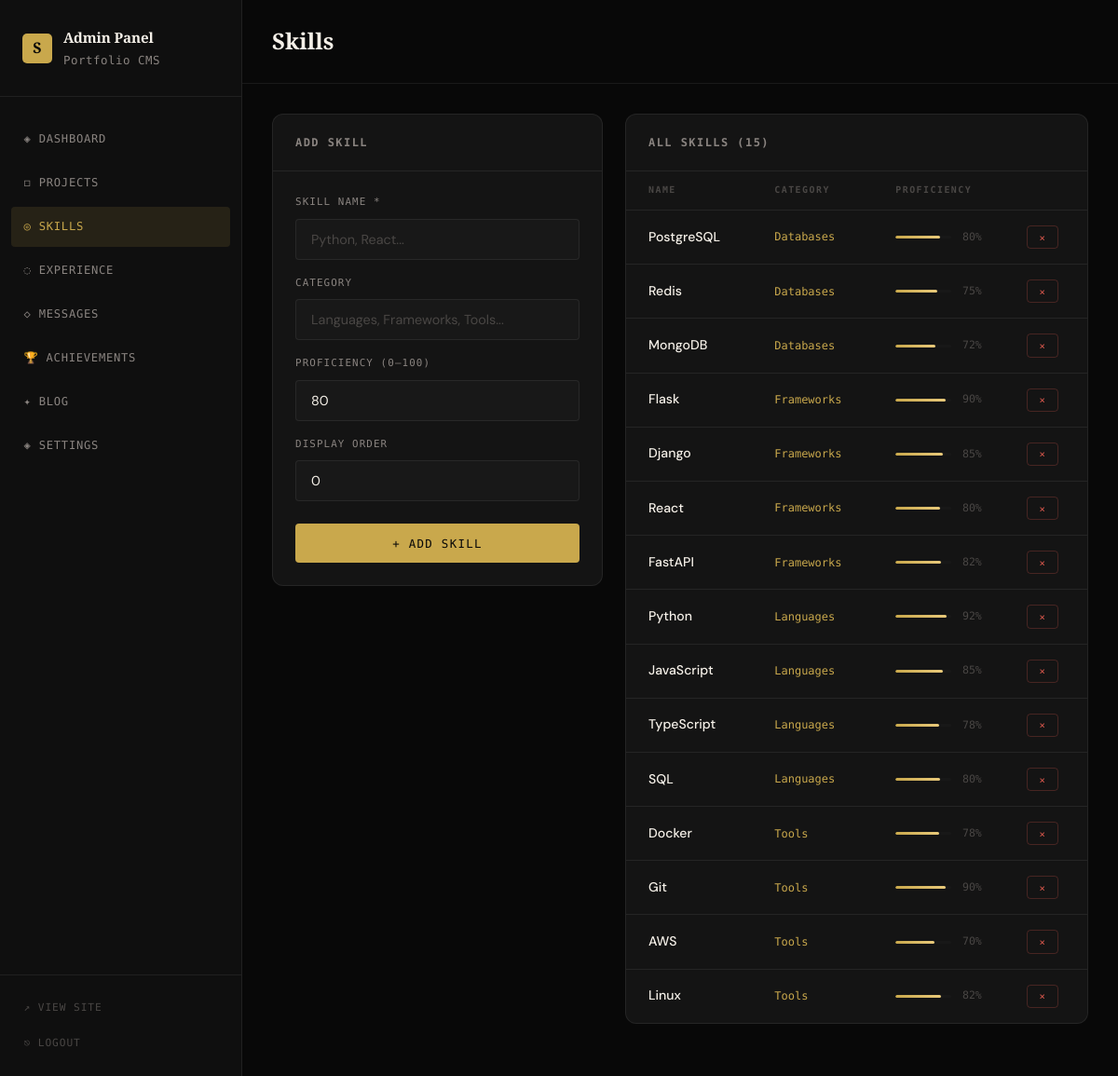
Page /admin/skills (signed in) on the committed database.
### models.py (models this page shows)
class Skill(db.Model):
    id = db.Column(db.Integer, primary_key=True)
    name = db.Column(db.String(100), nullable=False)
    category = db.Column(db.String(100))  # Languages, Frameworks, Tools, etc.
    proficiency = db.Column(db.Integer, default=80)  # 0-100
    order = db.Column(db.Integer, default=0)

### app.py (the view)
@app.route('/admin/skills')
@login_required
def admin_skills():
    skills = Skill.query.order_by(Skill.category, Skill.order).all()
    return render_template('admin/skills.html', skills=skills)

### app.py (called while the page is built)
def login_required(f):
    @wraps(f)
    def decorated(*args, **kwargs):
        if not session.get('admin_logged_in'):
            return redirect(url_for('admin_login'))
        return f(*args, **kwargs)
    return decorated

### templates/admin/skills.html (shortened to what this page needs)
{% extends "admin/base_admin.html" %}
{% block page_title %}Skills{% endblock %}
{% block content %}
<div style="display:grid;grid-template-columns:1fr 1.4fr;gap:1.5rem;align-items:start;">
  <div class="admin-card">
    <div class="admin-card-header"><h2>Add Skill</h2></div>
    <form method="POST" action="{{ url_for('admin_skill_new') }}">
      <div class="admin-form">
        <div class="form-group" style="margin-bottom:1rem;">
          <label>Skill Name *</label>
          <input type="text" name="name" required placeholder="Python, React..." />
        </div>
        <div class="form-group" style="margin-bottom:1rem;">
          <label>Category</label>
          <input type="text" name="category" placeholder="Languages, Frameworks, Tools..." />
        </div>
        <div class="form-group" style="margin-bottom:1rem;">
          <label>Proficiency (0–100)</label>
          <input type="number" name="proficiency" value="80" min="0" max="100" />
        </div>
        <div class="form-group" style="margin-bottom:1.5rem;">
          <label>Display Order</label>
          <input type="number" name="order" value="0" min="0" />
        </div>
        <button type="submit" class="btn-primary btn-full">+ Add Skill</button>
      </div>
    </form>
  </div>
  <div class="admin-card">
    <div class="admin-card-header">
      <h2>All Skills ({{ skills|length }})</h2>
    </div>
    {% if skills %}
    <table class="admin-table">
      <thead>
        <tr><th>Name</th><th>Category</th><th>Proficiency</th><th></th></tr>
      </thead>
      <tbody>
        {% for s in skills %}
        <tr>
          <td><strong>{{ s.name }}</strong></td>
          <td style="font-family:var(--font-mono);font-size:0.75rem;color:var(--accent);">{{ s.category or '—' }}</td>
          <td>
            <div style="display:flex;align-items:center;gap:0.75rem;">
              <div style="flex:1;height:3px;background:var(--bg-3);border-radius:2px;overflow:hidden;">
                <div style="height:100%;width:{{ s.proficiency }}%;background:linear-gradient(90deg,var(--accent),var(--accent-light));border-radius:2px;"></div>
              </div>
              <span style="font-family:var(--font-mono);font-size:0.72rem;color:var(--text-dim);">{{ s.proficiency }}%</span>
            </div>
          </td>
          <td>
            <form method="POST" action="{{ url_for('admin_skill_delete', sid=s.id) }}" class="inline-form" onsubmit="return confirm('Remove this skill?');">
              <button type="submit" class="btn-sm danger">×</button>
            </form>
          </td>
        </tr>
        {% endfor %}
      </tbody>
    </table>
    {% else %}
    <div style="padding:2rem;text-align:center;color:var(--text-dim);font-family:var(--font-mono);font-size:0.82rem;">No skills yet.</div>
    {% endif %}
  </div>
</div>
{% endblock %}

### templates/admin/base_admin.html (shortened to what this page needs)
<!DOCTYPE html>
<html lang="en">
<head>
  <link rel="stylesheet" href="{{ url_for('static', filename='css/style.css') }}" />
</head>
<body>
<div class="admin-layout">
  <aside class="admin-sidebar">
    <div class="admin-logo">
      <div class="admin-logo-mark">S</div>
      <div class="admin-logo-text">
        <strong>Admin Panel</strong>
        Portfolio CMS
      </div>
    </div>
    <nav class="admin-nav">
      <a href="{{ url_for('admin_dashboard') }}" class="admin-nav-link {% if request.endpoint == 'admin_dashboard' %}active{% endif %}">
        ◈ Dashboard
      </a>
      <a href="{{ url_for('admin_projects') }}" class="admin-nav-link {% if 'project' in request.endpoint %}active{% endif %}">
        ◻ Projects
      </a>
      <a href="{{ url_for('admin_skills') }}" class="admin-nav-link {% if 'skill' in request.endpoint %}active{% endif %}">
        ◎ Skills
      </a>
      <a href="{{ url_for('admin_experience') }}" class="admin-nav-link {% if 'experience' in request.endpoint %}active{% endif %}">
        ◌ Experience
      </a>
      {% set unread = unread_count | default(0) %}
      <a href="{{ url_for('admin_messages') }}" class="admin-nav-link {% if 'message' in request.endpoint %}active{% endif %}">
        ◇ Messages
      </a>
      <a href="{{ url_for('admin_achievements') }}" class="admin-nav-link {% if 'achievement' in request.endpoint %}active{% endif %}">
        🏆 Achievements
      </a>
      <a href="{{ url_for('admin_blog') }}" class="admin-nav-link {% if 'blog' in request.endpoint %}active{% endif %}">
        ✦ Blog
      </a>
      <a href="{{ url_for('admin_settings') }}" class="admin-nav-link {% if 'settings' in request.endpoint %}active{% endif %}">
        ◈ Settings
      </a>
    </nav>
    <div class="admin-footer-nav">
      <a href="{{ url_for('index') }}" target="_blank">↗ View Site</a>
      <a href="{{ url_for('admin_logout') }}">⎋ Logout</a>
    </div>
  </aside>
  <main class="admin-main">
    <header class="admin-header">
      <h1 class="admin-page-title">{% block page_title %}Dashboard{% endblock %}</h1>
    </header>
    <div class="admin-content">
      {% block content %}{% endblock %}
    </div>
  </main>
</div>
</body>
</html>

### rows in the picture
Skill: name "PostgreSQL", category "Databases", proficiency "80"
Skill: name "Redis", category "Databases", proficiency "75"
Skill: name "MongoDB", category "Databases", proficiency "72"
Skill: name "Flask", category "Frameworks", proficiency "90"
Skill: name "Django", category "Frameworks", proficiency "85"
Skill: name "React", category "Frameworks", proficiency "80"
Skill: name "FastAPI", category "Frameworks", proficiency "82"
Skill: name "Python", category "Languages", proficiency "92"
Skill: name "JavaScript", category "Languages", proficiency "85"
Skill: name "TypeScript", category "Languages", proficiency "78"
Skill: name "SQL", category "Languages", proficiency "80"
Skill: name "Docker", category "Tools", proficiency "78"
Skill: name "Git", category "Tools", proficiency "90"
Skill: name "AWS", category "Tools", proficiency "70"
Skill: name "Linux", category "Tools", proficiency "82"

### other values in the picture
{{ skills|length }} "15"
